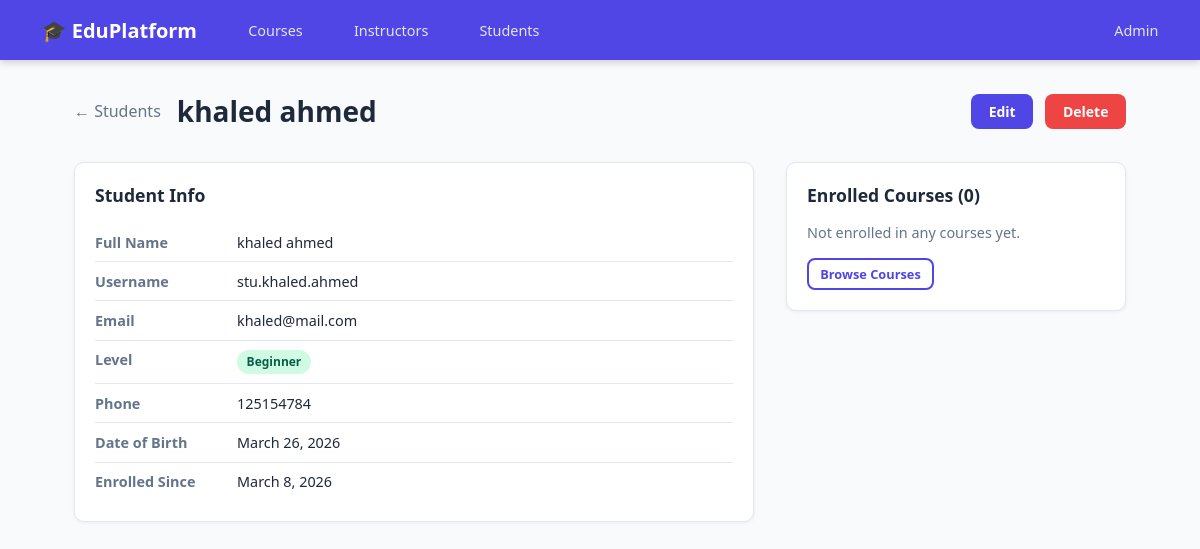
The app's page /students/1/ with its own data.
### student/models.py (models this page shows, shortened)
class Student(models.Model):
    LEVEL_CHOICES = [
        ('beginner', 'Beginner'),
        ('intermediate', 'Intermediate'),
        ('advanced', 'Advanced'),
    ]
    user = models.OneToOneField(
        User,
        on_delete=models.CASCADE,
        related_name='student_profile'
    )
    date_of_birth = models.DateField(null=True, blank=True)
    phone = models.CharField(max_length=20, blank=True)
    level = models.CharField(max_length=20, choices=LEVEL_CHOICES, default='beginner')
    enrollment_date = models.DateField(auto_now_add=True)
    class Meta:
        ordering = ['user__last_name']
        verbose_name = 'Student'
        verbose_name_plural = 'Students'
    def get_full_name(self):
        return self.user.get_full_name() or self.user.username

### student/views.py (the view)
# urls.py: path('<int:pk>/', views.student_detail, name='student_detail'),
def student_detail(request, pk):
    student = get_object_or_404(Student.objects.select_related('user'), pk=pk)
    enrolled_courses = student.courses.filter(is_active=True).select_related('instructor__user')
    return render(request, 'student/student_detail.html', {
        'student': student,
        'enrolled_courses': enrolled_courses,
        'page_title': student.get_full_name(),
    })

### student/templates/student/student_detail.html
{% extends "base.html" %}
{% block content %}
<div class="page-header">
  <a href="{% url 'student_list' %}" style="color:#64748b;text-decoration:none">← Students</a>
  <h1>{{ student.get_full_name }}</h1>
  <div class="actions">
    <a href="{% url 'student_edit' student.pk %}" class="btn btn-primary">Edit</a>
    <a href="{% url 'student_delete' student.pk %}" class="btn btn-danger">Delete</a>
  </div>
</div>
<div class="detail-grid">
  <div>
    <div class="card">
      <div class="card-body">
        <h2 style="margin-bottom:1rem;font-size:1.1rem">Student Info</h2>
        <ul class="info-list">
          <li><span class="label">Full Name</span> {{ student.get_full_name }}</li>
          <li><span class="label">Username</span> {{ student.user.username }}</li>
          <li><span class="label">Email</span> {{ student.user.email }}</li>
          <li>
            <span class="label">Level</span>
            {% if student.level == 'beginner' %}<span class="badge badge-green">Beginner</span>
            {% elif student.level == 'intermediate' %}<span class="badge badge-orange">Intermediate</span>
            {% else %}<span class="badge badge-purple">Advanced</span>{% endif %}
          </li>
          {% if student.phone %}<li><span class="label">Phone</span> {{ student.phone }}</li>{% endif %}
          {% if student.date_of_birth %}<li><span class="label">Date of Birth</span> {{ student.date_of_birth }}</li>{% endif %}
          <li><span class="label">Enrolled Since</span> {{ student.enrollment_date }}</li>
        </ul>
      </div>
    </div>
  </div>
  <div>
    <div class="card">
      <div class="card-body">
        <h2 style="margin-bottom:1rem;font-size:1.1rem">Enrolled Courses ({{ enrolled_courses.count }})</h2>
        {% if enrolled_courses %}
          {% for course in enrolled_courses %}
          <div style="padding:.6rem 0;border-bottom:1px solid #e2e8f0">
            <a href="{% url 'course_detail' course.pk %}" style="font-weight:600;color:#4f46e5;text-decoration:none">{{ course.title }}</a>
            <div style="font-size:.8rem;color:#64748b;margin-top:.2rem">
              {% if course.instructor %}by {{ course.instructor.get_full_name }}{% endif %}
              · {{ course.get_category_display }}
            </div>
          </div>
          {% endfor %}
        {% else %}
          <p style="color:#64748b;font-size:.9rem">Not enrolled in any courses yet.</p>
        {% endif %}
        <div style="margin-top:1rem">
          <a href="{% url 'course_list' %}" class="btn btn-outline btn-sm">Browse Courses</a>
        </div>
      </div>
    </div>
  </div>
</div>
{% endblock %}

### templates/base.html (style rules this page uses)
*, *::before, *::after { box-sizing: border-box; margin: 0; padding: 0; }
:root { --primary: #4f46e5; --primary-d: #3730a3; --success: #10b981; --danger: #ef4444; --warn: #f59e0b; --bg: #f8fafc; --card: #ffffff; --text: #1e293b; --muted: #64748b; --border: #e2e8f0; --radius: 10px; }
body { font-family: 'Segoe UI', system-ui, sans-serif; background: var(--bg); color: var(--text); min-height: 100vh; }
.page-header { display: flex; align-items: center; gap: 1rem; margin-bottom: 2rem; flex-wrap: wrap; }
.page-header h1 { font-size: 1.75rem; font-weight: 700; }
.page-header .actions { margin-left: auto; display: flex; gap: .75rem; }
.card { background: var(--card); border: 1px solid var(--border); border-radius: var(--radius); overflow: hidden; box-shadow: 0 1px 4px rgba(0,0,0,.06); }
.card-body { padding: 1.25rem; }
.btn { display: inline-flex; align-items: center; gap: .4rem; padding: .5rem 1.1rem; border-radius: 8px; font-size: .875rem; font-weight: 600; text-decoration: none; cursor: pointer; border: none; transition: all .2s; }
.btn-primary { background: var(--primary); color: #fff; }
.btn-danger { background: var(--danger); color: #fff; }
.btn-outline { background: transparent; color: var(--primary); border: 2px solid var(--primary); }
.btn-sm { padding: .3rem .7rem; font-size: .8rem; }
.badge { display: inline-block; padding: .2rem .6rem; border-radius: 99px; font-size: .75rem; font-weight: 600; }
.badge-green { background: #d1fae5; color: #065f46; }
.detail-grid { display: grid; grid-template-columns: 2fr 1fr; gap: 2rem; }
.info-list { list-style: none; }
.info-list li { display: flex; gap: .75rem; padding: .6rem 0; border-bottom: 1px solid var(--border); font-size: .9rem; }
.info-list li:last-child { border-bottom: none; }
.info-list .label { font-weight: 600; color: var(--muted); min-width: 130px; }

### records on screen
Student: get_full_name "khaled ahmed", user.username "stu.khaled.ahmed", user.email "khaled@mail.com", phone "125154784", date_of_birth "March 26, 2026", enrollment_date "March 8, 2026"

### other values on screen
{{ enrolled_courses.count }} "0"
